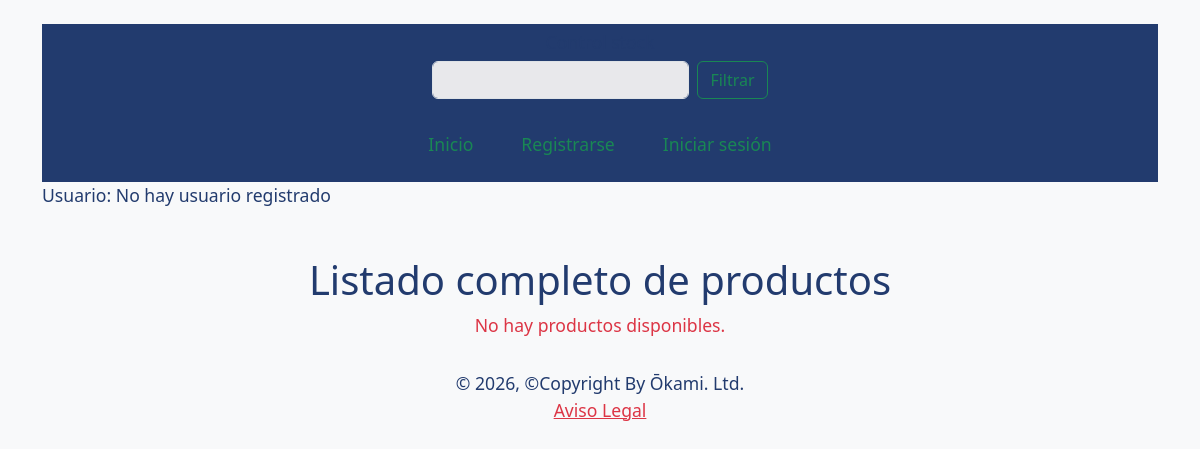
/products/, run on an earlier commit of the app's database.
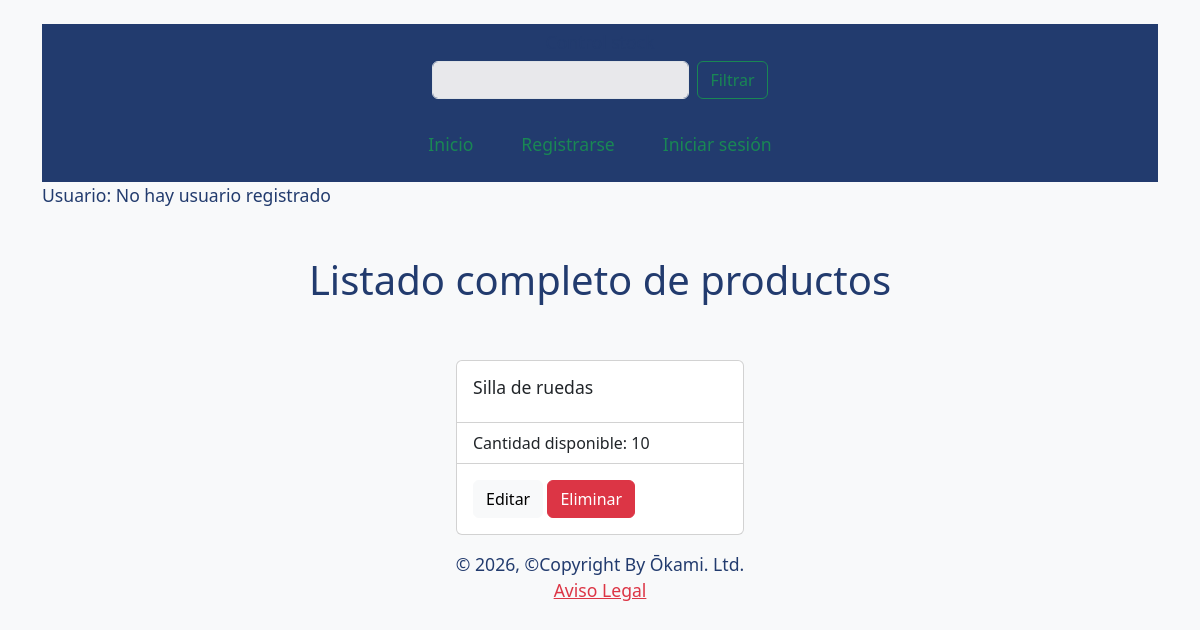
And on a later commit of the database.
### products/models.py (models this page shows, shortened)
class Products(models.Model):
    product = models.ForeignKey(User,  on_delete=models.CASCADE, related_name="products", verbose_name=("Producto"))
    product_name = models.CharField(max_length=50, blank=True, verbose_name=("Nombre"))
    category = models.CharField(max_length=100, blank=True, verbose_name=("Categoria"))
    supplier = models.CharField(max_length=50, blank=True, verbose_name=("Proveedor"))
    add_at = models.DateTimeField(auto_now_add=True,  blank=True, verbose_name=("Fecha de entrada"))
    exit_at = models.DateTimeField(auto_now_add=True,  blank=True, null=True, verbose_name=("Fecha de salida"))
    stock = models.PositiveIntegerField(default=0, verbose_name=("Stock/Cantidad"))
    class Meta:
        verbose_name = 'Producto'
        verbose_name_plural = 'Productos'

### products/views.py (the view)
# urls.py: path('products/', ProductsListView.as_view(), name="products_list"),
class ProductsListView(ListView):
    model = Products
    template_name = "products/products_list.html"
    context_object_name = "products"

### core/templates/products/products_list.html (shortened to what this page needs)
{% extends 'general/layout.html' %}
{% block content %}
<div class="container-fluid d-flex flex-column align-items-center mt-4">
  <h1 class="display-6">Listado completo de productos</h1>
  <div class="d-flex flex-wrap">
    {% if products %}
    {% for product in products %}
      <div>
       {% include  '_includes/_products.html' %}
      </div>
    {% endfor %}
    {% else %}
      <p class="text-danger">No hay productos disponibles.</p>
    {% endif %}
  </div>
</div>
{% endblock %}

### core/templates/_includes/_products.html
<div  class="container mt-5 ">
    <div class="card" style="width: 18rem;">
        <div class="card-body">
            <h5 class="card-title">{{ product.product_name}}</h5>
        </div>
        <ul class="list-group list-group-flush">
            <li class="list-group-item">Cantidad disponible: {{ product.stock}}</li>
        </ul>
        <div class="card-body">
            <a href="#" class="btn btn-light">Editar</a>
            <a href="#" class="btn btn-danger">Eliminar</a>
        </div>
    </div>
</div>

What changed in the data, as far as the page shows it:
added Products: product_name "Silla de ruedas", stock "10"
Also different on the page:
text no longer shown: "No hay productos disponibles."
